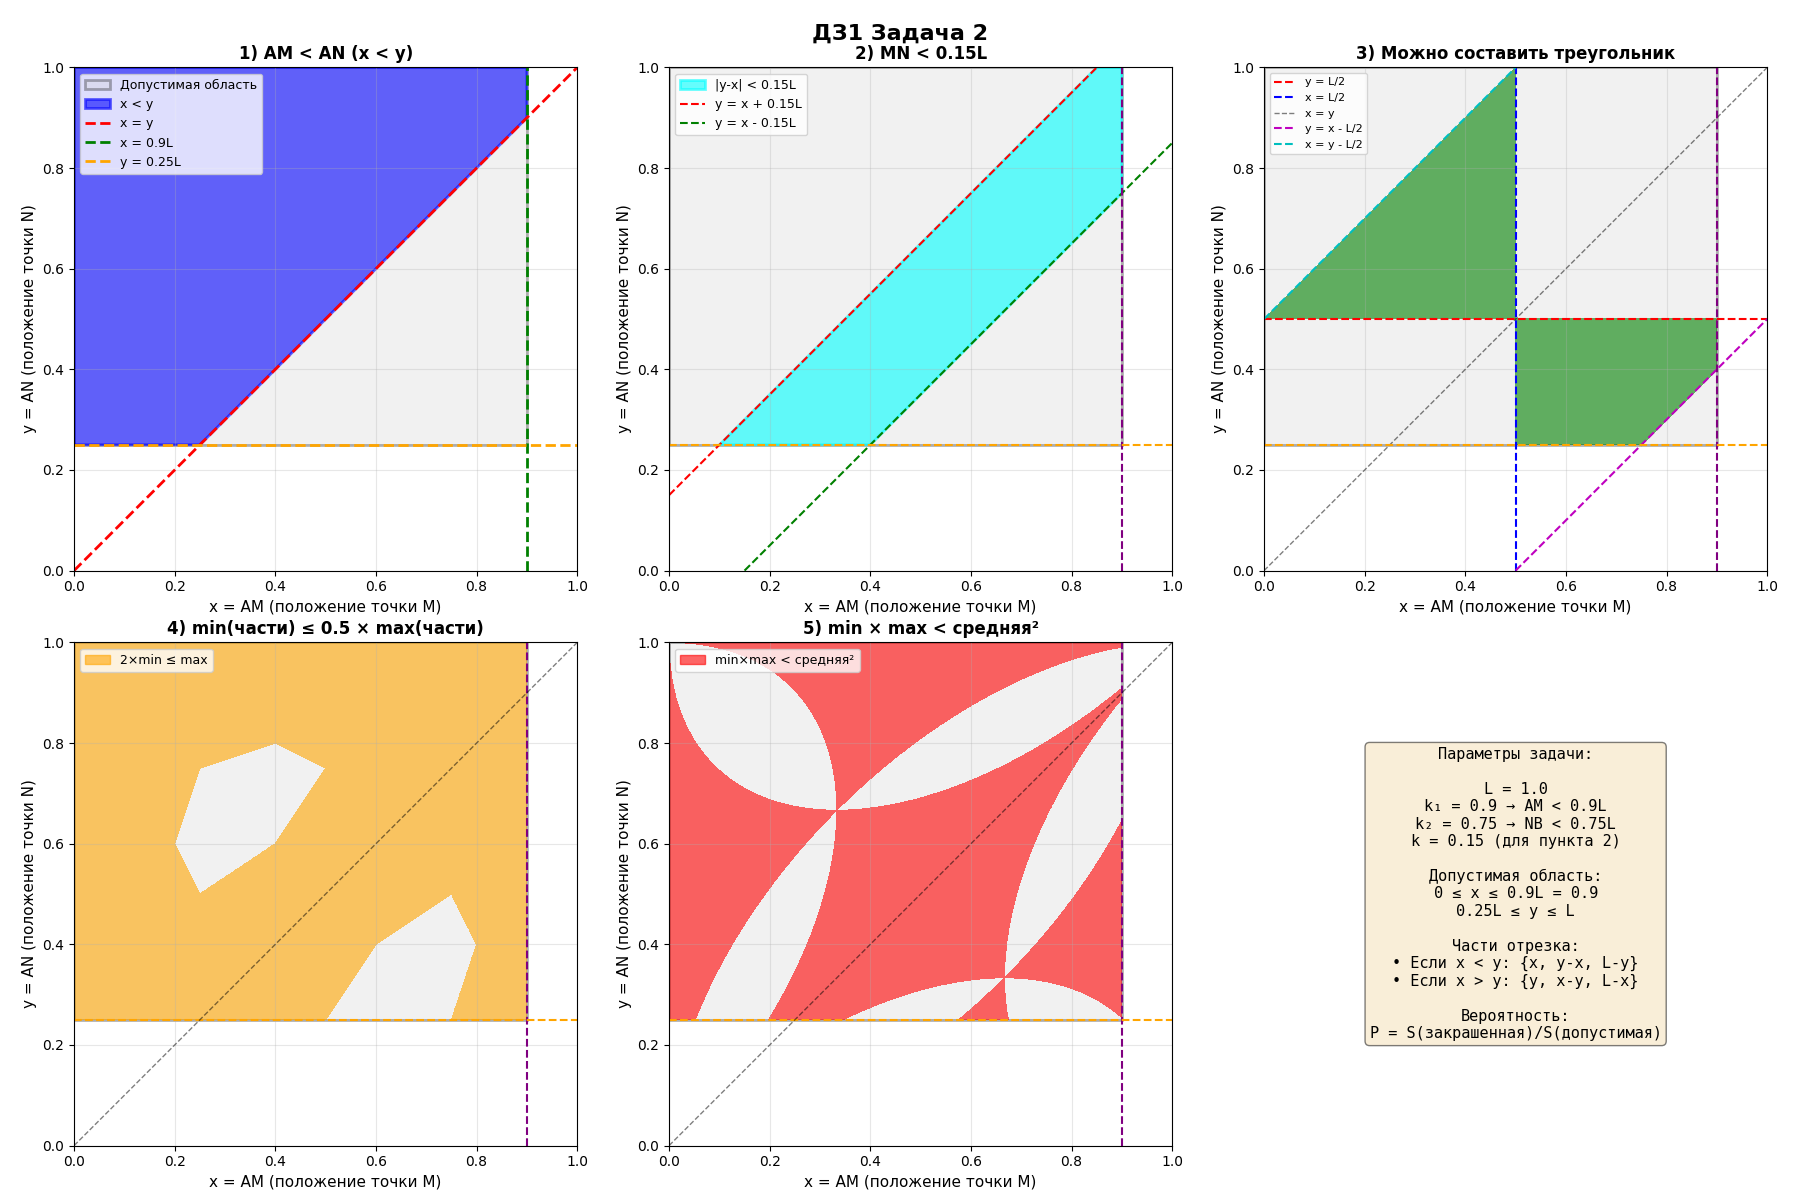

Recreate this plot in Python.
import matplotlib.pyplot as plt
import numpy as np
from matplotlib.patches import Polygon, Rectangle
import matplotlib.patches as mpatches

# Параметры задачи (нормализуем L = 1)
L = 1.0
k1 = 0.9
k2 = 0.75
k = 0.15

fig, axes = plt.subplots(2, 3, figsize=(18, 12))
fig.suptitle('ДЗ1 Задача 2', 
             fontsize=16, fontweight='bold')

# Функция для настройки осей
def setup_axis(ax, title):
    ax.set_xlim(0, L)
    ax.set_ylim(0, L)
    ax.set_xlabel('x = AM (положение точки M)', fontsize=11)
    ax.set_ylabel('y = AN (положение точки N)', fontsize=11)
    ax.set_title(title, fontsize=12, fontweight='bold')
    ax.grid(True, alpha=0.3)
    ax.set_aspect('equal')

# Область допустимых значений: x < k1*L и (L - y) < k2*L => y > L - k2*L
x_max = k1 * L
y_min = L - k2 * L

# 1) P(AM < AN) => P(x < y)
ax1 = axes[0, 0]
setup_axis(ax1, '1) AM < AN (x < y)')

# Прямоугольник допустимой области
ax1.add_patch(Rectangle((0, y_min), x_max, L-y_min, 
                         fill=True, facecolor='lightgray', 
                         edgecolor='black', linewidth=2, alpha=0.3, label='Допустимая область'))

# Область x < y в допустимой области
x_vals = np.linspace(0, x_max, 1000)
y_lower = np.maximum(x_vals, y_min)
y_upper = np.full_like(x_vals, L)

vertices = []
for i in range(len(x_vals)):
    if y_upper[i] >= y_lower[i]:
        vertices.append([x_vals[i], y_lower[i]])
for i in range(len(x_vals)-1, -1, -1):
    if y_upper[i] >= y_lower[i]:
        vertices.append([x_vals[i], y_upper[i]])

if vertices:
    poly = Polygon(vertices, alpha=0.6, facecolor='blue', edgecolor='blue', linewidth=2, label='x < y')
    ax1.add_patch(poly)

ax1.plot([0, L], [0, L], 'r--', linewidth=2, label='x = y')
ax1.axvline(x_max, color='green', linestyle='--', linewidth=2, label=f'x = {k1}L')
ax1.axhline(y_min, color='orange', linestyle='--', linewidth=2, label=f'y = {y_min}L')
ax1.legend(fontsize=9, loc='upper left')

# 2) P(MN < k*L)
# Части: AM = x, MN = |y - x|, NB = L - y (если x < y) или AM = x, NM = x - y, NB = L - y (если x > y)
# |y - x| < k*L => -k*L < y - x < k*L => x - k*L < y < x + k*L
ax2 = axes[0, 1]
setup_axis(ax2, f'2) MN < {k}L')

ax2.add_patch(Rectangle((0, y_min), x_max, L-y_min, 
                         fill=True, facecolor='lightgray', 
                         edgecolor='black', linewidth=2, alpha=0.3))

# Полоса между y = x - k*L и y = x + k*L
x_vals = np.linspace(0, x_max, 1000)
y_lower_band = np.maximum(x_vals - k*L, y_min)
y_upper_band = np.minimum(x_vals + k*L, L)

vertices = []
for i in range(len(x_vals)):
    if y_upper_band[i] >= y_lower_band[i]:
        vertices.append([x_vals[i], y_lower_band[i]])
for i in range(len(x_vals)-1, -1, -1):
    if y_upper_band[i] >= y_lower_band[i]:
        vertices.append([x_vals[i], y_upper_band[i]])

if vertices:
    poly = Polygon(vertices, alpha=0.6, facecolor='cyan', edgecolor='cyan', linewidth=2, label=f'|y-x| < {k}L')
    ax2.add_patch(poly)

ax2.plot([0, L], [k*L, L+k*L], 'r--', linewidth=1.5, label=f'y = x + {k}L')
ax2.plot([k*L, L], [0, L-k*L], 'g--', linewidth=1.5, label=f'y = x - {k}L')
ax2.axvline(x_max, color='purple', linestyle='--', linewidth=1.5)
ax2.axhline(y_min, color='orange', linestyle='--', linewidth=1.5)
ax2.legend(fontsize=9, loc='upper left')

# 3) Неравенство треугольника
# Части отрезка (упорядоченные): x, y-x, L-y (если x < y) или x-y, y, L-x (если x > y и y < x)
# Для треугольника: сумма двух меньших сторон > большей стороны
ax3 = axes[0, 2]
setup_axis(ax3, '3) Можно составить треугольник')

ax3.add_patch(Rectangle((0, y_min), x_max, L-y_min, 
                         fill=True, facecolor='lightgray', 
                         edgecolor='black', linewidth=2, alpha=0.3))

# Рассматриваем случаи
# Случай 1: x < y (части: x, y-x, L-y)
# Неравенство треугольника: x + (y-x) > L-y => y > L/2
#                           x + (L-y) > y-x => 2x + L - y > y => 2x > 2y - L => x > y - L/2
#                           (y-x) + (L-y) > x => L - x > x => x < L/2

# Случай 2: x > y (части: y, x-y, L-x)
# Неравенство треугольника: y + (x-y) > L-x => x > L/2
#                           y + (L-x) > x-y => 2y + L - x > x => 2y > 2x - L => y > x - L/2
#                           (x-y) + (L-x) > y => L - y > y => y < L/2

n_points = 2000
x_grid = np.linspace(0, x_max, n_points)
y_grid = np.linspace(y_min, L, n_points)
X, Y = np.meshgrid(x_grid, y_grid)

# Условие для треугольника
triangle_condition = np.zeros_like(X, dtype=bool)

# Случай x < y
mask1 = X < Y
cond1 = (Y > L/2) & (X > Y - L/2) & (X < L/2)
triangle_condition = triangle_condition | (mask1 & cond1)

# Случай x > y
mask2 = X > Y
cond2 = (X > L/2) & (Y > X - L/2) & (Y < L/2)
triangle_condition = triangle_condition | (mask2 & cond2)

ax3.contourf(X, Y, triangle_condition.astype(int), levels=[0.5, 1.5], colors=['green'], alpha=0.6)

# Границы
ax3.plot([0, L], [L/2, L/2], 'r--', linewidth=1.5, label='y = L/2')
ax3.plot([L/2, L/2], [0, L], 'b--', linewidth=1.5, label='x = L/2')
ax3.plot([0, L], [0, L], 'k--', linewidth=1, alpha=0.5, label='x = y')
ax3.plot([L/2, L], [0, L/2], 'm--', linewidth=1.5, label='y = x - L/2')
ax3.plot([0, L/2], [L/2, L], 'c--', linewidth=1.5, label='x = y - L/2')
ax3.axvline(x_max, color='purple', linestyle='--', linewidth=1.5)
ax3.axhline(y_min, color='orange', linestyle='--', linewidth=1.5)
ax3.legend(fontsize=8, loc='upper left')

# 4) Длина самой короткой части ≤ 0.5 * длина самой длинной части
ax4 = axes[1, 0]
setup_axis(ax4, '4) min(части) ≤ 0.5 × max(части)')

ax4.add_patch(Rectangle((0, y_min), x_max, L-y_min, 
                         fill=True, facecolor='lightgray', 
                         edgecolor='black', linewidth=2, alpha=0.3))

# Условие: 2*min ≤ max
condition4 = np.zeros_like(X, dtype=bool)

for i in range(X.shape[0]):
    for j in range(X.shape[1]):
        x_val = X[i, j]
        y_val = Y[i, j]
        
        if x_val < y_val:
            parts = [x_val, y_val - x_val, L - y_val]
        else:
            parts = [y_val, x_val - y_val, L - x_val]
        
        parts = sorted(parts)
        if 2 * parts[0] <= parts[2]:
            condition4[i, j] = True

ax4.contourf(X, Y, condition4.astype(int), levels=[0.5, 1.5], colors=['orange'], alpha=0.6)

ax4.axvline(x_max, color='purple', linestyle='--', linewidth=1.5)
ax4.axhline(y_min, color='orange', linestyle='--', linewidth=1.5)
ax4.plot([0, L], [0, L], 'k--', linewidth=1, alpha=0.5)
ax4.legend([mpatches.Patch(color='orange', alpha=0.6)], 
           ['2×min ≤ max'], fontsize=9, loc='upper left')

# 5) S(прямоугольник min×max) < S(квадрат средней стороны)
# min * max < средняя²
ax5 = axes[1, 1]
setup_axis(ax5, '5) min × max < средняя²')

ax5.add_patch(Rectangle((0, y_min), x_max, L-y_min, 
                         fill=True, facecolor='lightgray', 
                         edgecolor='black', linewidth=2, alpha=0.3))

condition5 = np.zeros_like(X, dtype=bool)

for i in range(X.shape[0]):
    for j in range(X.shape[1]):
        x_val = X[i, j]
        y_val = Y[i, j]
        
        if x_val < y_val:
            parts = [x_val, y_val - x_val, L - y_val]
        else:
            parts = [y_val, x_val - y_val, L - x_val]
        
        parts = sorted(parts)
        if parts[0] * parts[2] < parts[1]**2:
            condition5[i, j] = True

ax5.contourf(X, Y, condition5.astype(int), levels=[0.5, 1.5], colors=['red'], alpha=0.6)

ax5.axvline(x_max, color='purple', linestyle='--', linewidth=1.5)
ax5.axhline(y_min, color='orange', linestyle='--', linewidth=1.5)
ax5.plot([0, L], [0, L], 'k--', linewidth=1, alpha=0.5)
ax5.legend([mpatches.Patch(color='red', alpha=0.6)], 
           ['min×max < средняя²'], fontsize=9, loc='upper left')

# Информационная панель
ax6 = axes[1, 2]
ax6.axis('off')
ax6.text(0.5, 0.5, 
         'Параметры задачи:\n\n' +
         f'L = {L}\n' +
         f'k₁ = {k1} → AM < {k1}L\n' +
         f'k₂ = {k2} → NB < {k2}L\n' +
         f'k = {k} (для пункта 2)\n\n' +
         'Допустимая область:\n' +
         f'0 ≤ x ≤ {k1}L = {x_max}\n' +
         f'{y_min}L ≤ y ≤ L\n\n' +
         'Части отрезка:\n' +
         '• Если x < y: {x, y-x, L-y}\n' +
         '• Если x > y: {y, x-y, L-x}\n\n' +
         'Вероятность:\n' +
         'P = S(закрашенная)/S(допустимая)',
         ha='center', va='center', fontsize=11, 
         bbox=dict(boxstyle='round', facecolor='wheat', alpha=0.5),
         family='monospace')

plt.tight_layout()
plt.show()

# Расчет вероятностей
S_total = x_max * (L - y_min)
print(f"\nПлощадь допустимой области: {S_total:.4f}")
print(f"Параметры: k1={k1}, k2={k2}, k={k}")
print(f"Границы: x ∈ [0, {x_max}], y ∈ [{y_min}, {L}]")
